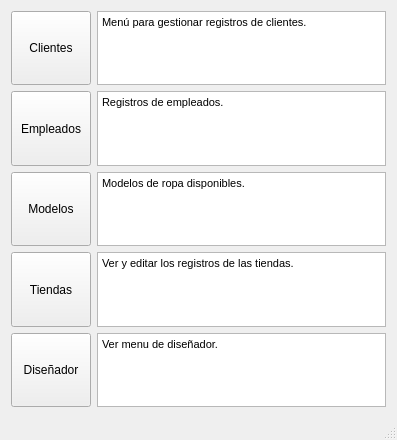
<?xml version="1.0" encoding="UTF-8"?>
<ui version="4.0">
 <class>MainWindow</class>
 <widget class="QMainWindow" name="MainWindow">
  <property name="geometry">
   <rect>
    <x>0</x>
    <y>0</y>
    <width>397</width>
    <height>440</height>
   </rect>
  </property>
  <property name="windowTitle">
   <string>MainWindow</string>
  </property>
  <widget class="QWidget" name="centralWidget">
   <layout class="QVBoxLayout" name="verticalLayout">
    <item>
     <layout class="QFormLayout" name="formLayout">
      <property name="fieldGrowthPolicy">
       <enum>QFormLayout::AllNonFixedFieldsGrow</enum>
      </property>
      <item row="0" column="1">
       <widget class="QTextEdit" name="textEdit">
        <property name="readOnly">
         <bool>true</bool>
        </property>
        <property name="html">
         <string>&lt;!DOCTYPE HTML PUBLIC &quot;-//W3C//DTD HTML 4.0//EN&quot; &quot;http://www.w3.org/TR/REC-html40/strict.dtd&quot;&gt;
&lt;html&gt;&lt;head&gt;&lt;meta name=&quot;qrichtext&quot; content=&quot;1&quot; /&gt;&lt;style type=&quot;text/css&quot;&gt;
p, li { white-space: pre-wrap; }
&lt;/style&gt;&lt;/head&gt;&lt;body style=&quot; font-family:'MS Shell Dlg 2'; font-size:8.25pt; font-weight:400; font-style:normal;&quot;&gt;
&lt;p style=&quot; margin-top:0px; margin-bottom:0px; margin-left:0px; margin-right:0px; -qt-block-indent:0; text-indent:0px;&quot;&gt;&lt;span style=&quot; font-size:8pt;&quot;&gt;Menú para gestionar registros de clientes.&lt;/span&gt;&lt;/p&gt;&lt;/body&gt;&lt;/html&gt;</string>
        </property>
       </widget>
      </item>
      <item row="1" column="0">
       <widget class="QPushButton" name="boton_empleados">
        <property name="sizePolicy">
         <sizepolicy hsizetype="Minimum" vsizetype="Expanding">
          <horstretch>0</horstretch>
          <verstretch>0</verstretch>
         </sizepolicy>
        </property>
        <property name="text">
         <string>Empleados</string>
        </property>
       </widget>
      </item>
      <item row="1" column="1">
       <widget class="QTextEdit" name="textEdit_2">
        <property name="readOnly">
         <bool>true</bool>
        </property>
        <property name="html">
         <string>&lt;!DOCTYPE HTML PUBLIC &quot;-//W3C//DTD HTML 4.0//EN&quot; &quot;http://www.w3.org/TR/REC-html40/strict.dtd&quot;&gt;
&lt;html&gt;&lt;head&gt;&lt;meta name=&quot;qrichtext&quot; content=&quot;1&quot; /&gt;&lt;style type=&quot;text/css&quot;&gt;
p, li { white-space: pre-wrap; }
&lt;/style&gt;&lt;/head&gt;&lt;body style=&quot; font-family:'MS Shell Dlg 2'; font-size:8.25pt; font-weight:400; font-style:normal;&quot;&gt;
&lt;p style=&quot; margin-top:0px; margin-bottom:0px; margin-left:0px; margin-right:0px; -qt-block-indent:0; text-indent:0px;&quot;&gt;&lt;span style=&quot; font-size:8pt;&quot;&gt;Registros de empleados.&lt;/span&gt;&lt;/p&gt;&lt;/body&gt;&lt;/html&gt;</string>
        </property>
       </widget>
      </item>
      <item row="2" column="0">
       <widget class="QPushButton" name="boton_">
        <property name="sizePolicy">
         <sizepolicy hsizetype="Minimum" vsizetype="Expanding">
          <horstretch>0</horstretch>
          <verstretch>0</verstretch>
         </sizepolicy>
        </property>
        <property name="text">
         <string>Modelos</string>
        </property>
       </widget>
      </item>
      <item row="2" column="1">
       <widget class="QTextEdit" name="textEdit_3">
        <property name="readOnly">
         <bool>true</bool>
        </property>
        <property name="html">
         <string>&lt;!DOCTYPE HTML PUBLIC &quot;-//W3C//DTD HTML 4.0//EN&quot; &quot;http://www.w3.org/TR/REC-html40/strict.dtd&quot;&gt;
&lt;html&gt;&lt;head&gt;&lt;meta name=&quot;qrichtext&quot; content=&quot;1&quot; /&gt;&lt;style type=&quot;text/css&quot;&gt;
p, li { white-space: pre-wrap; }
&lt;/style&gt;&lt;/head&gt;&lt;body style=&quot; font-family:'MS Shell Dlg 2'; font-size:8.25pt; font-weight:400; font-style:normal;&quot;&gt;
&lt;p style=&quot; margin-top:0px; margin-bottom:0px; margin-left:0px; margin-right:0px; -qt-block-indent:0; text-indent:0px;&quot;&gt;&lt;span style=&quot; font-size:8pt;&quot;&gt;Modelos de ropa disponibles.&lt;/span&gt;&lt;/p&gt;&lt;/body&gt;&lt;/html&gt;</string>
        </property>
       </widget>
      </item>
      <item row="3" column="0">
       <widget class="QPushButton" name="boton_tiendas">
        <property name="sizePolicy">
         <sizepolicy hsizetype="Minimum" vsizetype="Expanding">
          <horstretch>0</horstretch>
          <verstretch>0</verstretch>
         </sizepolicy>
        </property>
        <property name="text">
         <string>Tiendas</string>
        </property>
       </widget>
      </item>
      <item row="3" column="1">
       <widget class="QTextEdit" name="textEdit_4">
        <property name="readOnly">
         <bool>true</bool>
        </property>
        <property name="html">
         <string>&lt;!DOCTYPE HTML PUBLIC &quot;-//W3C//DTD HTML 4.0//EN&quot; &quot;http://www.w3.org/TR/REC-html40/strict.dtd&quot;&gt;
&lt;html&gt;&lt;head&gt;&lt;meta name=&quot;qrichtext&quot; content=&quot;1&quot; /&gt;&lt;style type=&quot;text/css&quot;&gt;
p, li { white-space: pre-wrap; }
&lt;/style&gt;&lt;/head&gt;&lt;body style=&quot; font-family:'MS Shell Dlg 2'; font-size:8.25pt; font-weight:400; font-style:normal;&quot;&gt;
&lt;p style=&quot; margin-top:0px; margin-bottom:0px; margin-left:0px; margin-right:0px; -qt-block-indent:0; text-indent:0px;&quot;&gt;&lt;span style=&quot; font-size:8pt;&quot;&gt;Ver y editar los registros de las tiendas.&lt;/span&gt;&lt;/p&gt;&lt;/body&gt;&lt;/html&gt;</string>
        </property>
       </widget>
      </item>
      <item row="0" column="0">
       <widget class="QPushButton" name="boton_clientes">
        <property name="sizePolicy">
         <sizepolicy hsizetype="Minimum" vsizetype="Expanding">
          <horstretch>0</horstretch>
          <verstretch>0</verstretch>
         </sizepolicy>
        </property>
        <property name="text">
         <string>Clientes</string>
        </property>
        <property name="default">
         <bool>false</bool>
        </property>
        <property name="flat">
         <bool>false</bool>
        </property>
       </widget>
      </item>
      <item row="4" column="0">
       <widget class="QPushButton" name="disenador">
        <property name="sizePolicy">
         <sizepolicy hsizetype="Minimum" vsizetype="Expanding">
          <horstretch>0</horstretch>
          <verstretch>0</verstretch>
         </sizepolicy>
        </property>
        <property name="text">
         <string>Diseñador</string>
        </property>
       </widget>
      </item>
      <item row="4" column="1">
       <widget class="QTextEdit" name="textEdit_5">
        <property name="readOnly">
         <bool>true</bool>
        </property>
        <property name="html">
         <string>&lt;!DOCTYPE HTML PUBLIC &quot;-//W3C//DTD HTML 4.0//EN&quot; &quot;http://www.w3.org/TR/REC-html40/strict.dtd&quot;&gt;
&lt;html&gt;&lt;head&gt;&lt;meta name=&quot;qrichtext&quot; content=&quot;1&quot; /&gt;&lt;style type=&quot;text/css&quot;&gt;
p, li { white-space: pre-wrap; }
&lt;/style&gt;&lt;/head&gt;&lt;body style=&quot; font-family:'MS Shell Dlg 2'; font-size:8.25pt; font-weight:400; font-style:normal;&quot;&gt;
&lt;p style=&quot; margin-top:0px; margin-bottom:0px; margin-left:0px; margin-right:0px; -qt-block-indent:0; text-indent:0px;&quot;&gt;&lt;span style=&quot; font-size:8pt;&quot;&gt;Ver menu de diseñador.&lt;/span&gt;&lt;/p&gt;&lt;/body&gt;&lt;/html&gt;</string>
        </property>
       </widget>
      </item>
     </layout>
    </item>
   </layout>
  </widget>
  <widget class="QMenuBar" name="menuBar">
   <property name="geometry">
    <rect>
     <x>0</x>
     <y>0</y>
     <width>397</width>
     <height>21</height>
    </rect>
   </property>
   <property name="font">
    <font>
     <weight>50</weight>
     <bold>false</bold>
    </font>
   </property>
  </widget>
  <widget class="QStatusBar" name="statusBar"/>
  <action name="abrir_clientes">
   <property name="text">
    <string>clientes</string>
   </property>
   <property name="toolTip">
    <string>Abrir ventana clientes</string>
   </property>
  </action>
 </widget>
 <layoutdefault spacing="6" margin="11"/>
 <tabstops>
  <tabstop>boton_clientes</tabstop>
  <tabstop>boton_empleados</tabstop>
  <tabstop>boton_</tabstop>
  <tabstop>boton_tiendas</tabstop>
  <tabstop>textEdit_2</tabstop>
  <tabstop>textEdit_4</tabstop>
  <tabstop>textEdit</tabstop>
  <tabstop>textEdit_3</tabstop>
 </tabstops>
 <resources/>
 <connections/>
</ui>
